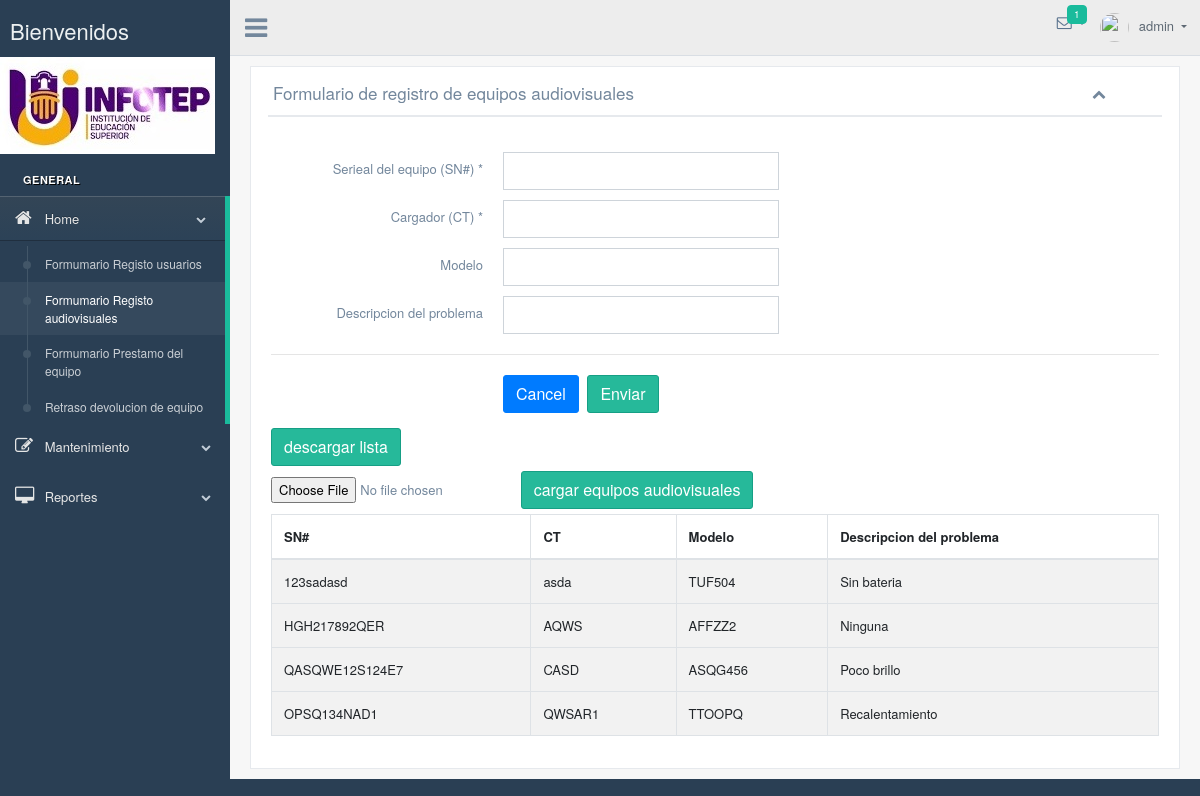
Page /Vista/Registo_de_equipo.php (signed in) on the committed database.
### tables this page shows
CREATE TABLE `equipos` (
  `sn` int(11) NOT NULL,
  `serial` varchar(45) NOT NULL,
  `ct` varchar(45) NOT NULL,
  `modelo` varchar(45) NOT NULL,
  `observaciones` varchar(200) DEFAULT NULL,
  `disponible` varchar(45) NOT NULL
);

### DB/conexion.php (called while the page is built, shortened)
<?php
class ConexionBD
{
    public function __construct(){
        $this->conexion = new mysqli(HOST,USER,PASS,gh);
    }
}
?>

### DB/Functions_Mysql.php (called while the page is built, shortened)
<?php
require "Conexion.php";
class Consultar extends ConexionBD
{
    public function getDates($consulta){
        $resultados=$this->conexion->query($consulta);
        if($resultados=$this->conexion->query($consulta)) {
            $info=$resultados->fetch_all(MYSQLI_ASSOC);
            return $info;
        }else{
            $info=false;
            return $info;
        }
    }
}
?>

### controlador/mostrarEquipos.php (the view)
<?php
$variable = new Consultar();
$sentencia= "SELECT * FROM equipos";
$filas = $variable->getDates($sentencia) ;
foreach($filas as $fila){
    $obs = "Ninguna";
    if ($fila['observaciones']) {
        $obs = $fila['observaciones'];
    }
    echo "<tr>";
    echo "<td>"; echo $fila['serial']; echo "</td>";
    echo "<td>"; echo $fila['ct']; echo "</td>";
    echo "<td>"; echo $fila['modelo']; echo "</td>";
    echo "<td>"; echo $obs; echo "</td>";
    echo "<tr>";
}
?>

### rows in the picture
equipos: serial "123sadasd", ct "asda", modelo "TUF504", observaciones "Sin bateria"
equipos: serial "HGH217892QER", ct "AQWS", modelo "AFFZZ2", obs "Ninguna"
equipos: serial "QASQWE12S124E7", ct "CASD", modelo "ASQG456", observaciones "Poco brillo"
equipos: serial "OPSQ134NAD1", ct "QWSAR1", modelo "TTOOPQ", observaciones "Recalentamiento"

### other values in the picture
$_SESSION["usuario"]["nombre"] "admin"
